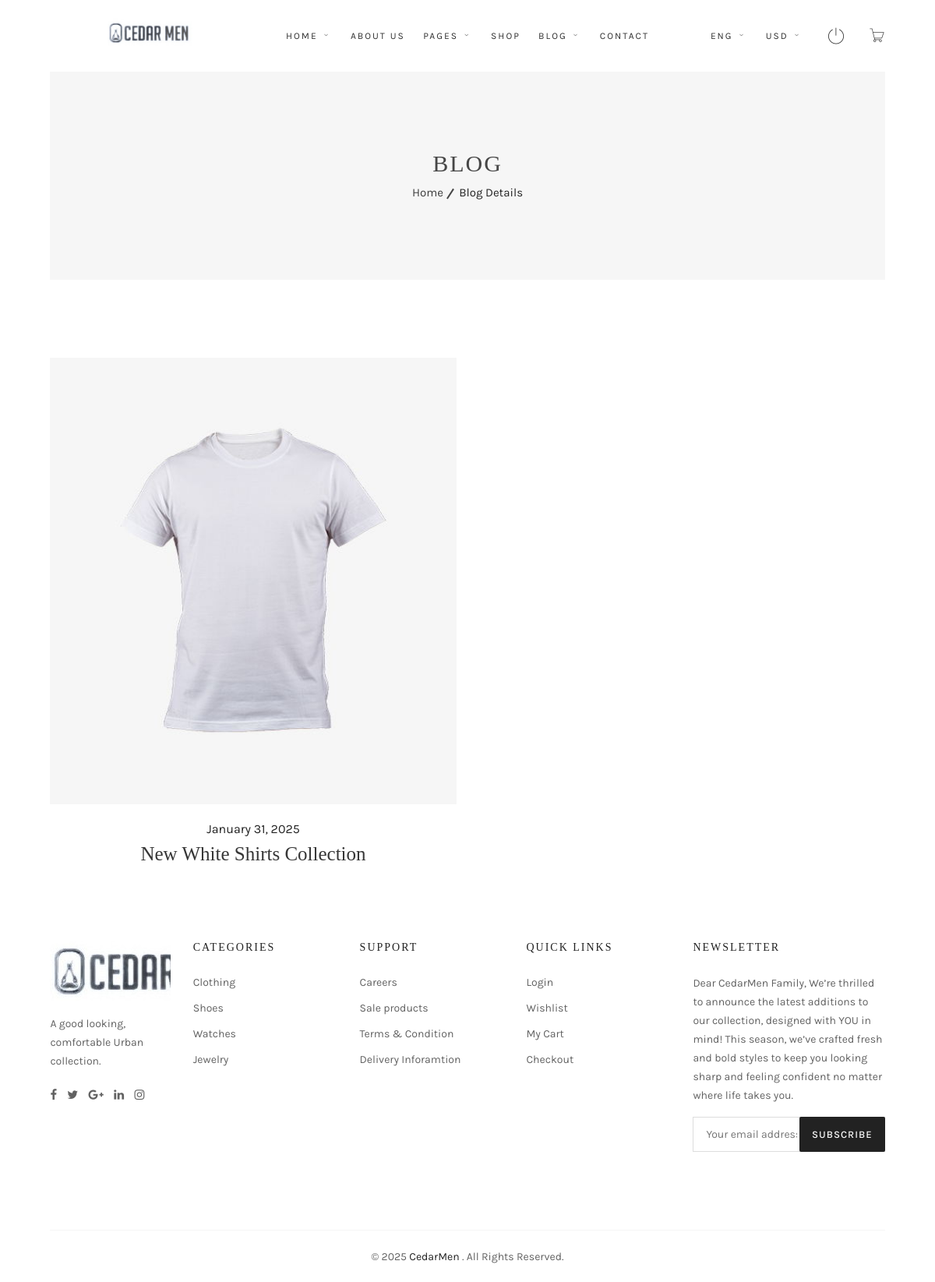
The app's page /ecommerce/blog/ (signed in), older data.
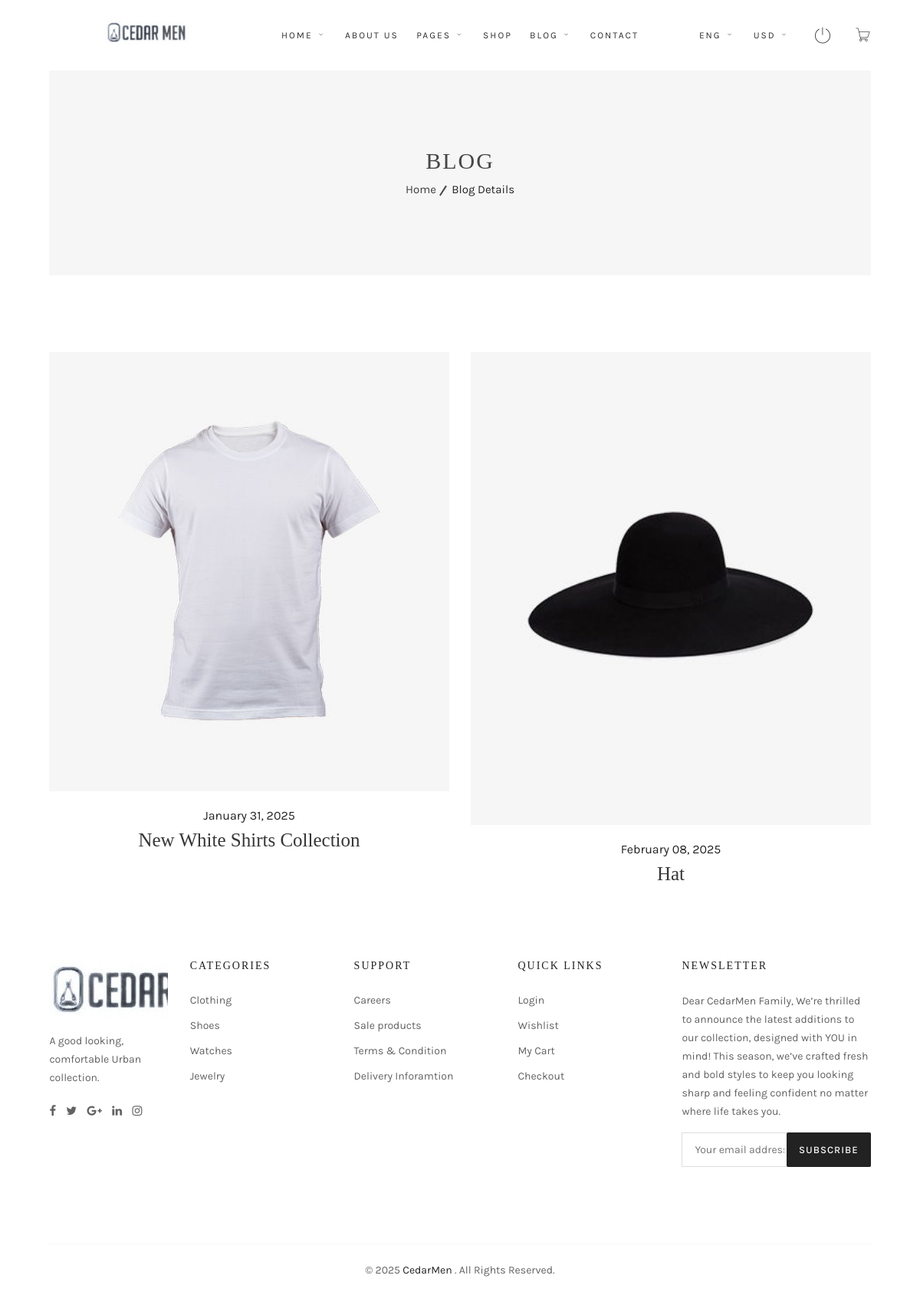
The same page, newer data.
### ecommerce/models.py (models this page shows, shortened)
class Blog(models.Model):
    title = models.CharField(max_length=200)
    description = models.TextField()
    image = models.ImageField(upload_to='blog_images/')
    publish_date = models.DateField()

### ecommerce/views.py (the view)
# urls.py: 2. Add a URL to urlpatterns:  path('blog/', include('blog.urls'))
@login_required(login_url='login')
def blog(request):
    blogs = Blog.objects.all()  # Fetch all blog posts
    return render(request, 'blog.html', {'blogs': blogs})

### templates/blog.html
  {% extends 'base.html' %}
  {% load static %}
  {% block content %}
  <div class="breadcrumb-area">
    <div class="container-fluid text-center">
        <div class="breadcrumb-stye gray-bg ptb-100">
            <h2 class="page-title">blog</h2>
            <ul>
                <li><a href="{% url 'home' %}">home</a></li>
                <li class="active">blog details</li>
            </ul>
        </div>
    </div>
</div>
            <div class="blog-page-area pt-100 pb-60">
                <div class="container-fluid">
                    <div class="row">
                        {% for blog in blogs %}
                            <div class="col-lg-6 col-md-6 col-sm-6">
                                <div class="single-blog-page mb-40 text-center">
                                    <a href="{% url 'blog_details' blog.id %}">
                                        <img src="{{ blog.image.url }}" alt="{{ blog.title }}">
                                    </a>
                                    <div class="blog-page-title">
                                        <span>{{ blog.publish_date|date:"F d, Y" }}</span>
                                        <h3>
                                            <a href="{% url 'blog_details' blog.id %}">{{ blog.title }}</a>
                                        </h3>
                                    </div>
                                </div>
                            </div>
                        {% empty %}
                            <div class="col-12 text-center">
                                <p>No blogs available.</p>
                            </div>
                        {% endfor %}
                    </div>
                </div>
            </div>
            {% endblock %}

### templates/base.html (shortened to what this page needs)
{% load static %}
<!DOCTYPE html>
<html class="no-js" lang="zxx">
  <head>
    <link rel="stylesheet" href="{% static 'assets/css/bootstrap.min.css' %}" />
    <link
      rel="stylesheet"
      href="{% static 'assets/css/owl.carousel.min.css' %}"
    />
    <link href="https://unpkg.com/aos@2.3.1/dist/aos.css" rel="stylesheet">
    <link
      rel="stylesheet"
      href="{% static 'assets/css/pe-icon-7-stroke.css' %}"
    />
    <link
      rel="stylesheet"
      href="{% static 'assets/css/font-awesome.min.css' %}"
    />
    <link rel="stylesheet" href="{% static 'assets/css/meanmenu.css' %}" />
    <link
      rel="stylesheet"
      href="{% static 'assets/css/shortcodes/shortcode.css' %}"
    />
    <link rel="stylesheet" href="{% static 'assets/css/style.css' %}" />
    <link rel="stylesheet" href="{% static 'assets/css/responsive.css' %}" />
  </head>
  <body>
    <div class="waraper">
      <header>
        <div class="header-area">
          <div class="container-fluid">
            <div class="row">
              <div class="col-lg-3 col-xl-3 col-md-4 col-4">
                <div class="logo">
                  <a href="{% url 'home' %}"
                    ><img
                      src="{% static 'assets/img/logo/CedarMen-logo.jpg' %}"
                      alt=""
                  /></a>
                </div>
              </div>
              <div class="col-lg-6 col-xl-6 col-md-2 col-2 text-center">
                <div class="main-menu display-inline">
                  <nav>
                    <ul class="menu">
                      <li>
                        <a href="{% url 'home' %}"
                          >HOME <i class="pe-7s-angle-down"></i
                        ></a>
                      </li>
                      <li><a href="{% url 'about_us' %}">ABOUT US</a></li>
                      <li>
                        <a href="#">pages <i class="pe-7s-angle-down"></i></a>
                      </li>
                      <li><a href="{% url 'shop' %}">shop</a></li>
                      <li>
                        <a href="{% url 'blog' %}"
                          >BLOG <i class="pe-7s-angle-down"></i
                        ></a>
                      </li>
                      <li><a href="{% url 'contact_us' %}">CONTACT</a></li>
                    </ul>
                  </nav>
                </div>
              </div>
              <div
                class="col-lg-3 col-xl-3 col-md-6 col-6 text-right text-sm text-res"
              >
                <div class="cart-user-language">
                  <div class="shopping-cart ml-30">
                    <a class="top-cart" href="{% url 'cart_summary' %}">
                      <i class="pe-7s-cart"></i>
                    </a>
                  </div>
                  {% if user.is_authenticated %}
                  <div class="user">
                    <a href="{% url 'logout' %}"><i class="pe-7s-power"></i></a>
                  </div>
                  {% else %}
                  <div class="user">
                    <a href="{% url 'login' %}"
                      ><i class="pe-7s-add-user"></i
                    ></a>
                  </div>
                  {% endif %}
                  <div class="language-menu none">
                    <ul>
                      <li>
                        <a href="#">eng <i class="pe-7s-angle-down"></i></a>
                      </li>
                      <li>
                        <a href="#">usd <i class="pe-7s-angle-down"></i></a>
                      </li>
                    </ul>
                  </div>
                </div>
              </div>
            </div>
          </div>
        </div>
      </header>
      {% block content %}
      {% endblock %}
      <footer class="footer-area">
        <div class="container-fluid">
          <div class="row">
            <div class="col-lg-2 col-md-4 col-12 col-sm-12">
              <div class="footer-logo">
                <a href="#"
                  ><img
                    src="{% static 'assets/img/logo/CedarMen-logo0.jpg' %}"
                    alt=""
                /></a>
                <p>A good looking, comfortable Urban collection.</p>
                <ul>
                  <li>
                    <a href="https://www.facebook.com/devitems/?ref=bookmarks"
                      ><i class="fa fa-facebook"></i
                    ></a>
                  </li>
                  <li>
                    <a href="https://twitter.com/devitemsllc"
                      ><i class="fa fa-twitter"></i
                    ></a>
                  </li>
                  <li>
                    <a href="https://www.google.com/"
                      ><i class="fa fa-google-plus"></i
                    ></a>
                  </li>
                  <li>
                    <a href="https://www.linkedin.com/"
                      ><i class="fa fa-linkedin"></i
                    ></a>
                  </li>
                  <li>
                    <a href="https://www.instagram.com/devitems/"
                      ><i class="fa fa-instagram"></i
                    ></a>
                  </li>
                </ul>
              </div>
            </div>
            <div class="col-lg-7 col-md-8 col-12 col-sm-12">
              <div class="row">
                <div class="col-lg-4 col-md-4 col-sm-4">
                  <div class="footer-title res-mrg">
                    <h3>categories</h3>
                    <div class="footer-menu">
                      <ul>
                        <li><a href="{% url 'shop' %}"> Clothing</a></li>
                        <li><a href="{% url 'shop' %}"> Shoes</a></li>
                        <li><a href="{% url 'shop' %}">Watches</a></li>
                        <li><a href="{% url 'shop' %}">Jewelry</a></li>
                      </ul>
                    </div>
                  </div>
                </div>
                <div class="col-lg-4 col-md-4 col-sm-4">
                  <div class="footer-title res-mrg">
                    <h3>Support</h3>
                    <div class="footer-menu">
                      <ul>
                        <li><a href="#">Careers</a></li>
                        <li><a href="#">Sale products</a></li>
                        <li><a href="#">Terms & Condition</a></li>
                        <li><a href="#">Delivery Inforamtion</a></li>
                      </ul>
                    </div>
                  </div>
                </div>
                <div class="col-lg-4 col-md-4 col-sm-4">
                  <div class="footer-title res-mrg">
                    <h3>Quick Links</h3>
                    <div class="footer-menu">
                      <ul>
                        <li><a href="{% url 'login' %}">Login</a></li>
                        <li><a href="{% url 'wishlist' %}">Wishlist</a></li>
                        <li><a href="{% url 'cart_summary' %}">My Cart</a></li>
                        <li><a href="{% url 'checkout' %}">Checkout</a></li>
                      </ul>
                    </div>
                  </div>
                </div>
              </div>
            </div>
            <div class="col-lg-3 col-md-12 col-12 col-sm-12">
              <div class="footer-title res-mrg-2">
                <h3>newsletter</h3>
                <div class="footer-newsletter">
                  <p>
                    Dear CedarMen Family, We’re thrilled to announce the latest
                    additions to our collection, designed with YOU in mind! This
                    season, we’ve crafted fresh and bold styles to keep you
                    looking sharp and feeling confident no matter where life
                    takes you.
                  </p>
                  <div id="mc_embed_signup" class="subscribe-form">
                    <form
                      action="https://devitems.us11.list-manage.com/subscribe/post?u=6bbb9b6f5827bd842d9640c82&amp;id=05d85f18ef"
                      method="post"
                      id="mc-embedded-subscribe-form"
                      name="mc-embedded-subscribe-form"
                      class="validate"
                      target="_blank"
                      novalidate
                    >
                      <div id="mc_embed_signup_scroll" class="mc-form">
                        <input
                          type="email"
                          value=""
                          name="EMAIL"
                          class="email"
                          placeholder="Your email address"
                          required
                        />
                        <div class="clear">
                          <input
                            type="submit"
                            value="Subscribe"
                            name="subscribe"
                            id="mc-embedded-subscribe"
                            class="button"
                          />
                        </div>
                      </div>
                    </form>
                  </div>
                </div>
              </div>
            </div>
          </div>
        </div>
        <div class="container-fluid">
          <div class="footer-bottom text-center ptb-20">
            <p>
              © 2025
              <a href="{% url 'home' %}" target="_blank">CedarMen</a>
              . All Rights Reserved.
            </p>
          </div>
        </div>
      </footer>
    </div>
  </body>
</html>

Row changes from the older to the newer data that the page shows:
added Blog: image (picture), publish_date "February 08, 2025", title "Hat"
